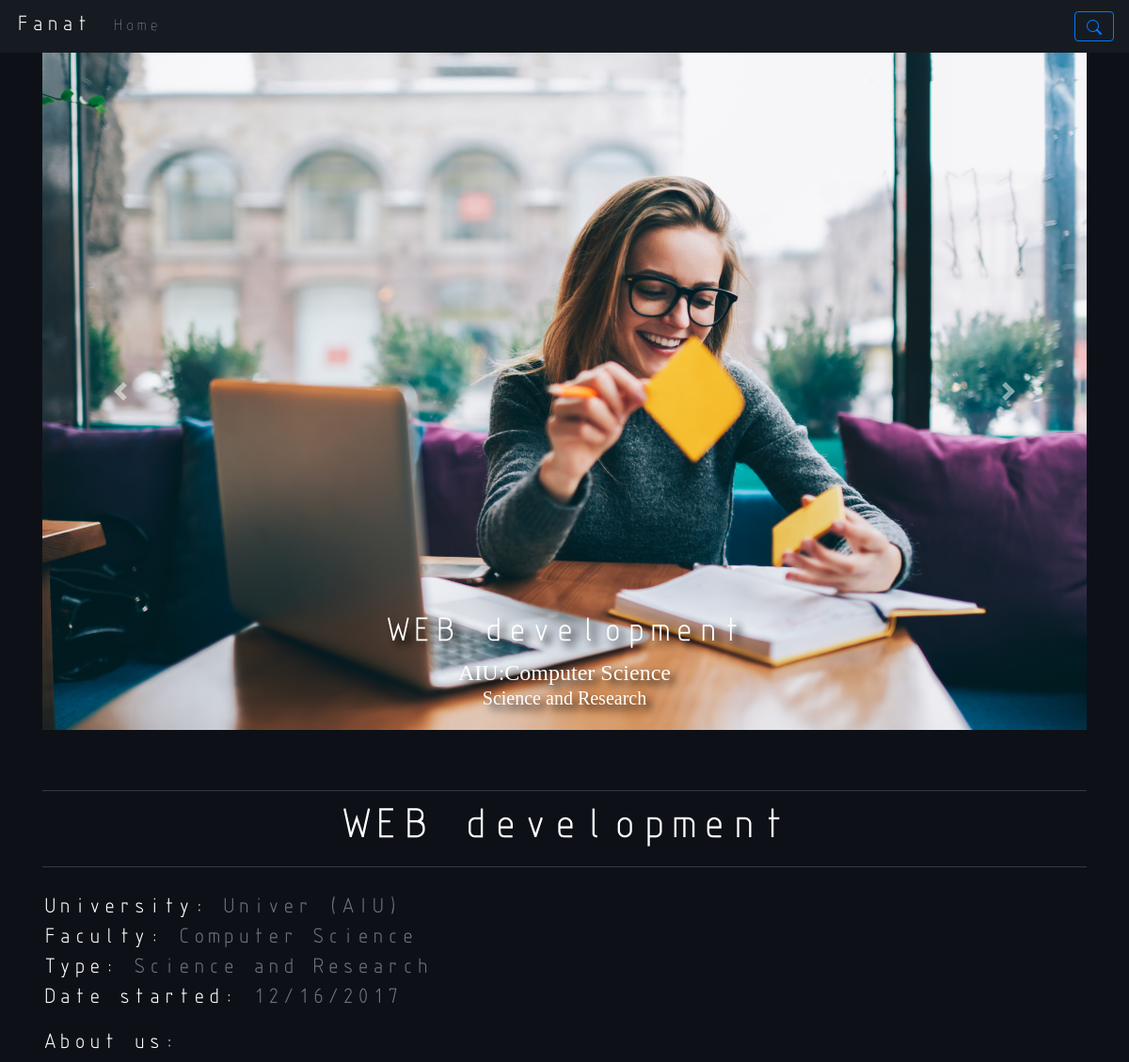
Before: /club_details/1/ (upper part) with the older database file.
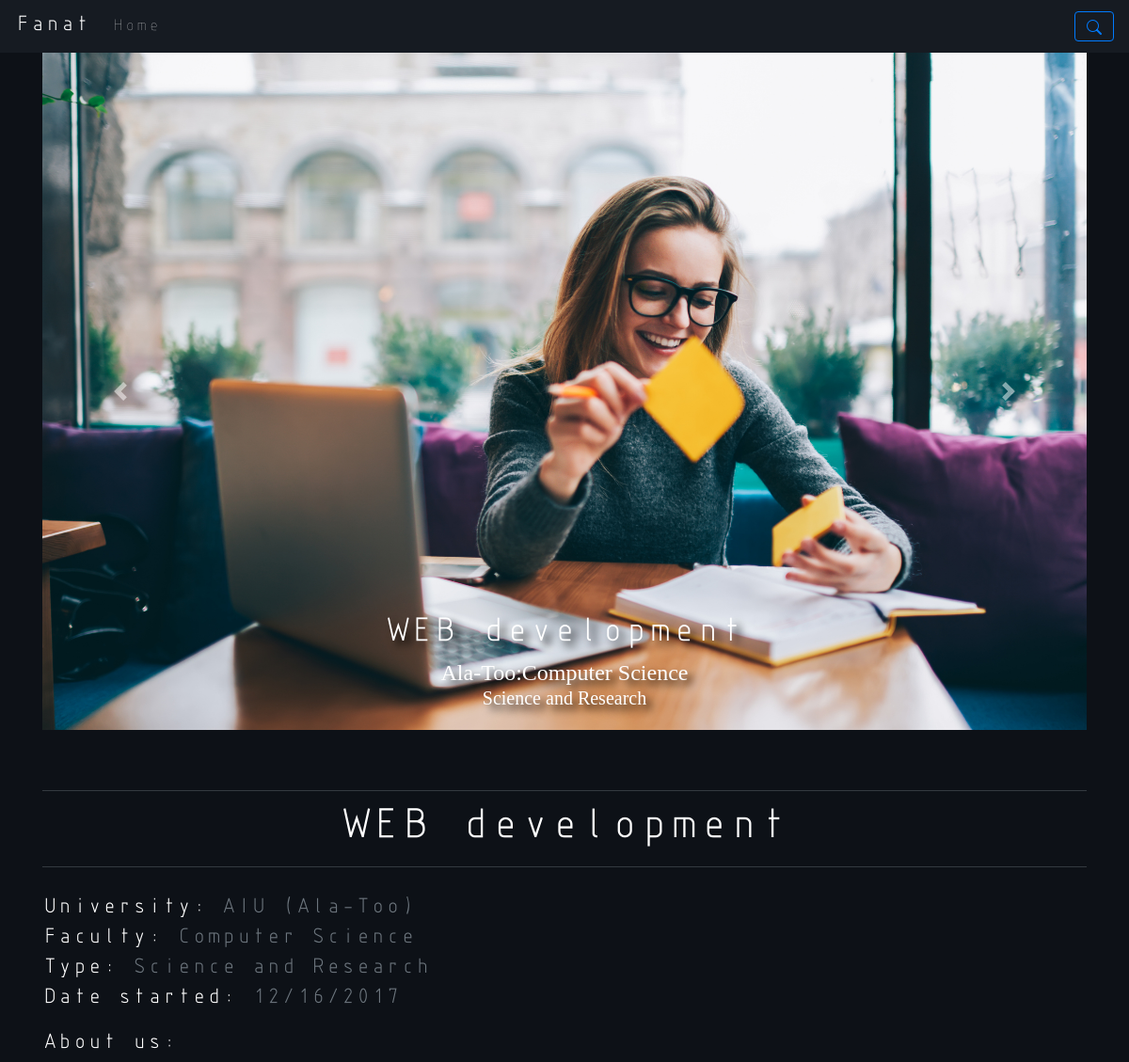
After: the same page with the newer database file.
### clubs/models.py (models this page shows, shortened)
class Club(models.Model):
    TYPES = (
        ('SR', 'Science and Research'),
        ('CC', 'Creativity and Culture'),
        ('SS', 'Social and Student development'),
        ('EM', 'Entertainment and Media'),
        ('SD', 'Sports and Dancing'),
        ('CH', 'Charity'),
        ('OT', 'Other')
    )
    university = models.ForeignKey(University, models.CASCADE, related_name='univ_club')
    faculty = models.CharField(max_length=200)
    type = models.CharField(max_length=2, choices=TYPES)
    title = models.CharField(max_length=200)
    date = models.DateField()
    description = models.TextField()
    contacts = models.TextField()

class University(models.Model):
    abbreviation = models.CharField(max_length=10, default='Univer')
    title = models.CharField(max_length=200)
    image = models.ImageField(upload_to=upload_img)

class Gallery(models.Model):
    club = models.ForeignKey(Club, on_delete=models.CASCADE, related_name='gallery')
    image = models.ImageField(upload_to=upload_club_img)

### clubs/views.py (the view)
# urls.py: path('club_details/<int:pk>/', club_details, name='club_details'),
def club_details(request, pk):
    club = Club.objects.get(id=pk)
    return render(request, 'clubs/details.html', {'club': club})

### clubs/models.py (called while the page is built)
    def get_absolute_url(self):
        return reverse('clubs:project_details', kwargs={'pk': self.pk})

### clubs/templates/clubs/details.html (shortened to what this page needs)
{% extends 'base.html' %}
{% block content %}
    <div class="container mb-5">
        <div class="row">
            <div class="col-12">
                <div id="carouselExampleFade" class="carousel slide carousel-fade" data-ride="carousel">
                    <div class="carousel-inner">
                        <div class="carousel-item active">
                            <img src="{{ club.gallery.first.image.url }}" class="d-block mh-70 w-100" alt="...">
                            <div class="carousel-caption d-none d-md-block pb-0 font-shadow">
                                <h2 class="isoct text-white font-weight-bold">{{ club.title }}</h2>
                                <div class="rect text-white font-weight-bold">
                                    <h4 class="mb-0">
                                        {{ club.university.title }}:{{ club.faculty }}
                                    </h4>
                                    <span class="h5 mb-0">{{ club.get_type_display }}</span>
                                </div>
                            </div>
                        </div>
                    </div>
                    <a class="carousel-control-prev" href="#carouselExampleFade" role="button" data-slide="prev">
                        <span class="carousel-control-prev-icon" aria-hidden="true"></span>
                    </a>
                    <a class="carousel-control-next" href="#carouselExampleFade" role="button" data-slide="next">
                        <span class="carousel-control-next-icon" aria-hidden="true"></span>
                    </a>
                </div>
            </div>
        </div>
        <div class="row mt-5">
            <div class="col-12">
                <hr class="border-dark">
                <h1 class="isoct font-weight-bold text-white text-center">{{ club.title }}</h1>
                <hr class="border-dark">
            </div>
            <div class="col-12 mt-3">
                <h5 class="isoct font-weight-bold text-white">
                    University:
                    <span class="text-muted">
                        {{ club.university.abbreviation }} ({{ club.university.title }})
                    </span>
                </h5>
                <h5 class="isoct font-weight-bold text-white">
                    Faculty: <span class="text-muted"> {{ club.faculty }}</span>
                </h5>
                <h5 class="isoct font-weight-bold text-white">
                    Type: <span class="text-muted">{{ club.get_type_display }}</span>
                </h5>
                <h5 class="isoct font-weight-bold text-white">
                    Date started: <span class="text-muted">{{ club.date|date:"SHORT_DATE_FORMAT" }}</span>
                </h5>
            </div>
            <div class="col-12 mt-3">
                <h5 class="isoct font-weight-bold text-white">
                    About us:
                </h5>
            </div>
        </div>
    </div>
{% endblock %}

Changed rows visible on the page:
changed through a linked row, Club "WEB development": university "AIU" → "Ala-Too"; university.abbreviation "Univer" → "AIU"
